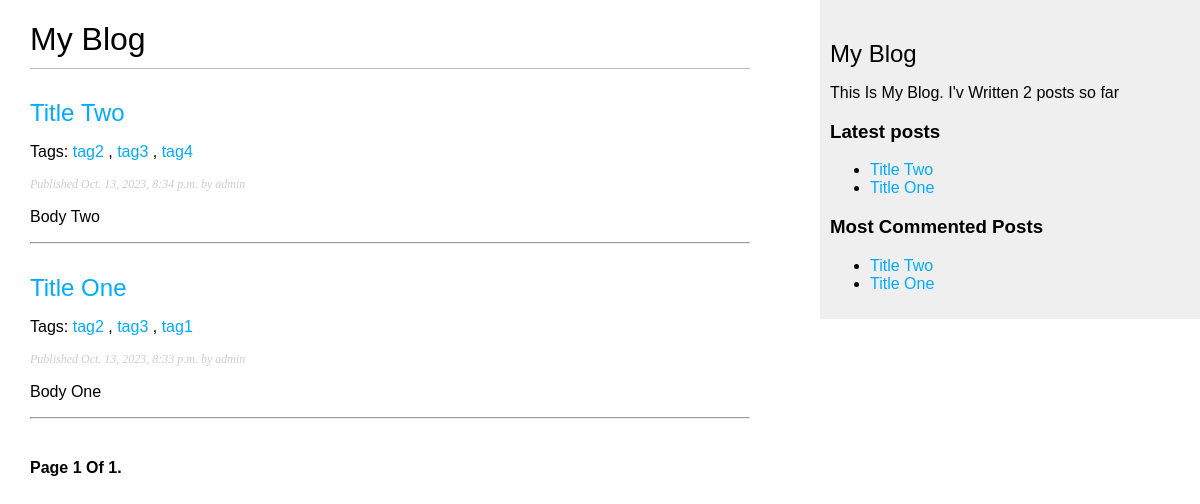
Screenshot of /blog/ with the database file from the repository.
### blog/models.py (models this page shows, shortened)
class Post(models.Model):
    class Status(models.TextChoices):
        DRAFT = "DF", "Draft"
        PUBLISHED = "PB", "Published"
    title = models.CharField(max_length=250)
    slug = models.SlugField(max_length=250, unique_for_date="publish")
    author = models.ForeignKey(
        User, on_delete=models.CASCADE, related_name="blog_posts"
    )
    body = models.TextField()
    publish = models.DateTimeField(default=timezone.now)
    created = models.DateTimeField(auto_now_add=True)
    updated = models.DateTimeField(auto_now=True)
    status = models.CharField(
        max_length=2, choices=Status.choices, default=Status.DRAFT
    )
    tags = TaggableManager()
    class Meta:
        ordering = ["-publish"]
        indexes = [
            models.Index(fields=["-publish"]),
        ]
    def get_absolute_url(self):
        return reverse(
            "blog:post_details",
            args=[
                self.publish.year,
                self.publish.month,
                self.publish.day,
                self.slug,
            ],
        )

### blog/views.py (the view)
# urls.py: path("", views.posts_list, name="posts_list"),
def posts_list(request, tag_slug=None):
    posts_list = models.Post.objects.all()
    tag = None
    if tag_slug:
        tag = get_object_or_404(Tag, slug=tag_slug)
        posts_list = posts_list.filter(tags__in=[tag])
    paginator = Paginator(posts_list, 3)
    page_number = request.GET.get("page", 1)
    try:
        posts = paginator.page(page_number)
    except PageNotAnInteger:
        posts = paginator.page(1)
    except EmptyPage:
        posts = paginator.page(paginator.num_pages)
    return render(request, "blog/post/list.html", {"posts": posts, "tag": tag})

### blog/templatetags/blog_tags.py (called while the page is built)
@register.simple_tag
def total_posts():
    return Post.objects.count()

@register.inclusion_tag("blog/post/latest_posts.html")
def show_latest_posts(count=5):
    latest_posts = Post.objects.order_by("-publish")[:count]
    return {"latest_posts": latest_posts}

@register.simple_tag
def get_most_commented_posts(count=5):
    return Post.objects.annotate(total_comments=Count("comments")).order_by(
        "-total_comments"
    )[:count]

@register.filter(name="markdown")
def markdown_format(text):
    return mark_safe(markdown.markdown(text))

### blog/templates/blog/post/list.html (shortened to what this page needs)
{% extends "blog/base.html" %}
{%load blog_tags%}
{% block content %}
    <h1>My Blog</h1>
    {% for post in posts %}
        <h2>
        <a href="{{post.get_absolute_url}}">
            {{ post.title }}
        </a>
        </h2>
        <p class="tags">
            Tags:
            {% for tag in post.tags.all %}
                <a href="{% url "blog:posts_list_by_tag" tag.slug %}">
                    {{ tag.name }}
                </a>
                {% if not forloop.last %}, {% endif %}
            {% endfor %}
        </p>
        <p class="date">
        Published {{ post.publish }} by {{ post.author }}
        </p>
        {{ post.body|markdown|truncatewords:30|linebreaks  }}
        <hr />
    {% endfor %}
    {% include "pagination.html" with page=posts %}
{% endblock %}

### blog/templates/blog/base.html (shortened to what this page needs)
{%load static %}
{%load blog_tags %}
<!DOCTYPE html>
<html lang="en">
<head>
    <link rel="stylesheet" href="{% static "css/blog.css"%}">
</head>
<body>
    <div id="content">
        {% block content %}{% endblock  %}
    </div>
    <div id="sidebar">
        <h2>My Blog</h2>
        <p>This Is My Blog.
            I'v Written {%total_posts%} posts so far
        </p>
        <h3>Latest posts </h3>
        {% show_latest_posts 3 %}
        <h3>Most Commented Posts</h3>
        {% get_most_commented_posts as most_commented_posts%}
        <ul>
            {% for post in most_commented_posts %}
                <li>
                    <a href="{{post.get_absolute_url}}">{{post.title}}</a>
                </li>
            {% endfor %}
        </ul>
    </div>
</body>
</html>

### blog/templates/blog/post/latest_posts.html
<ul>
    {% for post in latest_posts %}
        <li>
            <a href="{{post.get_absolute_url}}">{{post.title}}</a>
        </li>
    {% endfor %}
</ul>

### blog/static/css/blog.css (style rules this page uses)
body { margin:0; padding:0; font-family:helvetica, sans-serif; }
a { color:#00abff; text-decoration:none; }
h1 { font-weight:normal; border-bottom:1px solid #bbb; padding:0 0 10px 0; }
h2 { font-weight:normal; margin:30px 0 0; }
#content { float:left; width:60%; padding:0 0 0 30px; }
#sidebar { float:right; width:30%; padding:10px; background:#efefef; height:100%; }
p.date { color:#ccc; font-family: georgia, serif; font-size: 12px; font-style: italic; }

### rows the page displays
Post: title "Title Two", publish "Oct. 13, 2023, 8:34 p.m.", author "admin", body "Body Two"
Tag: name "tag2"
Tag: name "tag3"
Tag: name "tag4"
Post: title "Title One", publish "Oct. 13, 2023, 8:33 p.m.", author "admin", body "Body One"
Tag: name "tag1"

### other values shown
{{ page.number }} "1"
{{ page.paginator.num_pages }} "1"
